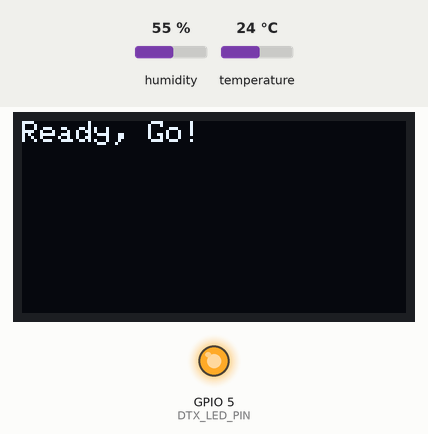
This sketch was run on a simulated ESP32. Parts: 128×64 one-colour display, output pins drawn as LEDs (lit = HIGH). Inputs (shaded band) come from the test bench; at power-on: humidity 55 %, temperature 24 °C. The modem accepts every AT command (registered, SIM ready, sends succeed) and sends nothing else; what the sketch prints to the serial monitor is not drawn.

Above: at 2.1 s.
At 5.7 s:
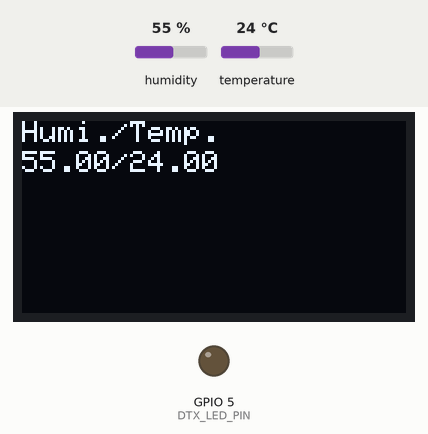
5.8 s: humidity set to 22 %
At 8.8 s:
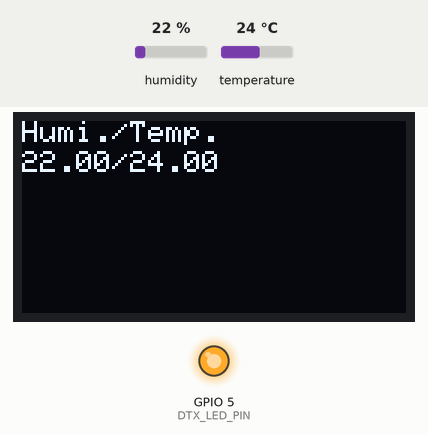
14.4 s: temperature set to 12 °C
At 18.5 s:
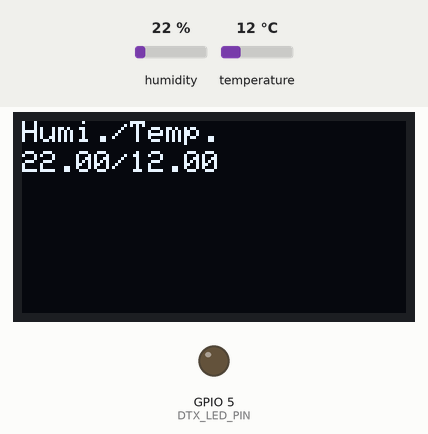
18.9 s: humidity set to 40 %
At 21.5 s:
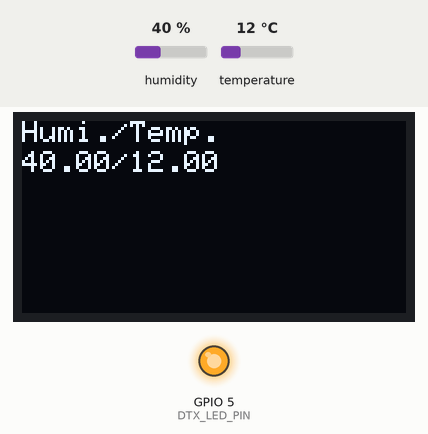
23.4 s: temperature set to 19 °C
Timing chart, 0 to 27.9 s (numbered marks = the images above; inputs shaded):
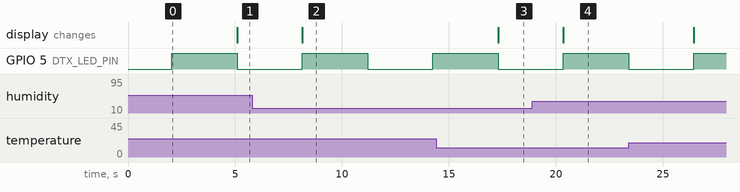

The sketch:

DHT11_i2c_OLED1.3_SH1106.ino
```cpp
#include <SPI.h>
#include <Wire.h>
#include <Adafruit_GFX.h>
// Sh1106 Library https://github.com/nhatuan84/esp32-sh1106-oled/archive/master.zip
// 1.3"
#include <Adafruit_SH1106.h>

#define OLED_SDA 21
#define OLED_SCL 22

Adafruit_SH1106 display(OLED_SDA, OLED_SCL);

//The HardwareSerial line assigns Serial to pins 16 and 17. ESP UART2
//UART1 is connect to Flash memory need patch Library
HardwareSerial Serial1(2);  //Tx2 Rx2 be Serial1
HardwareSerial& LoRaUART = Serial1; // LoRaUART = Serial1
/* DHT , Library Key Word= Adafruit Unified Sensor, DHT Sersor Library*/
#include "DHT.h"
#define DHTPIN 23     // what pin we're connected to GPIO23
#define DHTTYPE DHT11   // DHT 11
DHT dht(DHTPIN, DHTTYPE);
String sensorData;
const int DTX_LED_PIN = 5;
boolean ledState = false;

void setup()   {
  Serial.begin(115200);
  /* initialize OLED with I2C address 0x3C */
  display.begin(SH1106_SWITCHCAPVCC, 0x3C);
  display.clearDisplay();
  while (!Serial) {
    ; // wait for serial port to connect. Needed for native USB port only
  }
  Serial.println("Serial Ready");

  LoRaUART.begin(9600);
  LoRaUART.println("AT");
  //while (!LoRaUART.available()) {
  //  ;
  //}
  Serial.println("LoRa Serial Ready");
  dht.begin();
  pinMode(DTX_LED_PIN, OUTPUT);
  display.setTextSize(1);
  display.setTextColor(WHITE);
  display.setCursor(0,0);
  display.println("Ready, Go!");
  display.display();
  delay(2000);
}
void loop() {
  /* set text size, color, cursor position,
  set buffer with  Hello world and show off*/

  ledState = !ledState;
  digitalWrite(DTX_LED_PIN, ledState);
  delay(3 * 1000);
  float h = dht.readHumidity();
  float t = dht.readTemperature();
  if (isnan(h) || isnan(t)) {
    Serial.println("Failed to read from DHT sensor!");
    display.clearDisplay();
    display.setCursor(0,0);
    display.println("Failed to read from DHT sensor!");
    display.display();
    return;
  }

  sensorData = String(h, 2) + "/" + String(t, 2);
  Serial.println("value:"+sensorData);
  LoRaUART.println("AT+DTX=11,\"" + sensorData + "\"");
  display.clearDisplay();
  display.setCursor(0,0);
  display.println("Humi./Temp.");
  display.setCursor(0,10);
  display.println(sensorData);
  display.display();
}
```

Measured:
- after the input at 5.8 s, the display: changes after 2.4 s (image 2)
- after the input at 14.4 s, the display: changes after 2.9 s (image 3)
- after the input at 18.9 s, the display: changes after 1.5 s (image 4)
